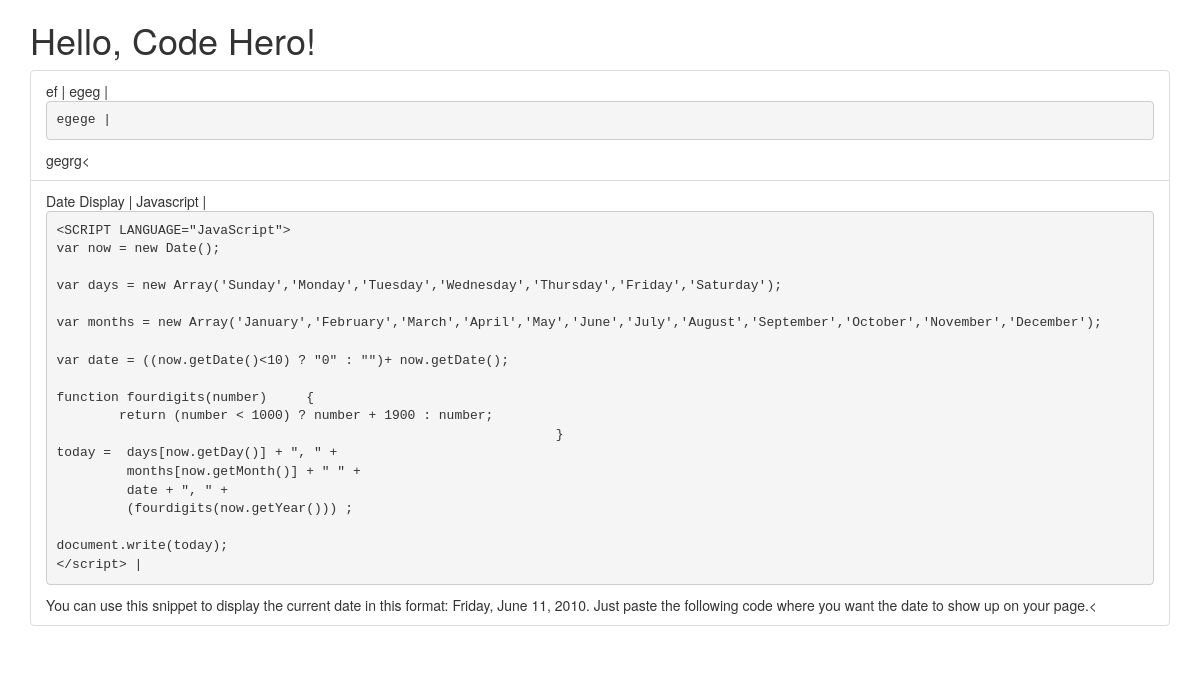
The app's page /index/ with its own data.
### users/models.py (models this page shows, shortened)
class User(models.Model):
    created = models.DateTimeField(default=timezone.now())
    modified = models.DateTimeField(default=timezone.now())
    title = models.CharField(max_length=256, blank=False, null=False)
    language = models.CharField(max_length=256, blank=False, null=False)
    snippet = models.CharField(max_length=10000, blank=False, null=False)
    description = models.CharField(max_length=256, blank=False, null=False)

### users/views.py (the view)
# urls.py: url(r'^index/$', views.UserListView.as_view(), name='index'),
class UserListView(ListView):
    model = User
    template_name = 'users/index.html'
    def get_context_data(self, **kwargs):
        context = super(UserListView, self).get_context_data(**kwargs)
        context['name'] = 'Code Hero'
        return context

### users/templates/users/index.html (shortened to what this page needs)
{% extends 'users/base.html' %}
{% block content %}
  {% if name %}
    <h1>Hello, {{ name }}!</h1>
  {% else %}
    <h1>Hello, Stranger!</h1>
  {% endif %}
  {% if user_list %}
    <ul class="list-group">
    {% for user in user_list %}
      <li class="list-group-item"><span>{{ user.title }} | </span><span>{{ user.language }} | </span><span><pre>{{ user.snippet }} | </pre></span><span>{{ user.description }}</span><</li>
    {% endfor %}
  </ul>
  {% else %}
    <p>No users yet.</p>
  {% endif%}
{% endblock %}

### users/templates/users/base.html (shortened to what this page needs)
<!DOCTYPE html>
<html>
  <head>
    <link rel="stylesheet" href="https://maxcdn.bootstrapcdn.com/bootstrap/3.3.7/css/bootstrap.min.css">
  </head>
  <body>
    <div class="container">
      {% block content %} {% endblock %}
    </div>
  </body>
</html>

### records on screen
User: title "ef", language "egeg", snippet "egege", description "gegrg"
User: title "Date Display", language "Javascript", snippet "<SCRIPT LANGUAGE=\"JavaScript\"> var now = new Date(); var days = new Array('Sunday','Monday','Tuesday','Wednesday','Thursday','Friday','Saturday'); var months = new Array('January','February','March','April','May','June','July','August','September','October','November','December'); var date = ((now.getDate()<10) ? \"0\" : \"\")+ now.getDate(); function fourdigits(number) { return (number < 1000) ? number + 1900 : number; } today = days[now.getDay()] + \", \" + months[now.getMonth()] + \" \" + date + \", \" + (fourdigits(now.getYear())) ; document.write(today); </script>", description "You can use this snippet to display the current date in this format: Friday, June 11, 2010. Just paste the following code where you want the date to show up on your page."

### other values on screen
{{ name }} "Code Hero"
